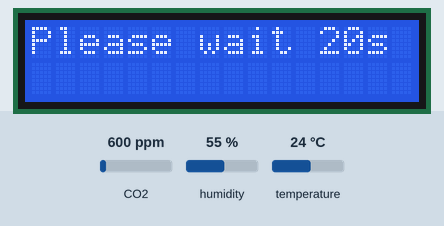
This sketch was run on a simulated ESP8266 (NodeMCU). Parts: 16×2 character LCD. The inputs (shaded band) are chosen by the test bench; at power-on: CO2 600 ppm, humidity 55 %, temperature 24 °C. WiFi joins after 1.5 s; servers stay silent unless stated; network time is answered at once with the bench clock; the local clock reads 2024-03-15 10:24:30 at power-on unless the sketch sets it; what the sketch prints to the serial monitor is not drawn.

Above: at 0.1 s.
At 20.1 s:
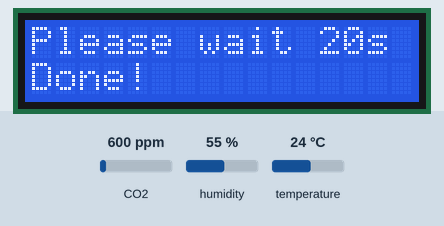
At 23.0 s:
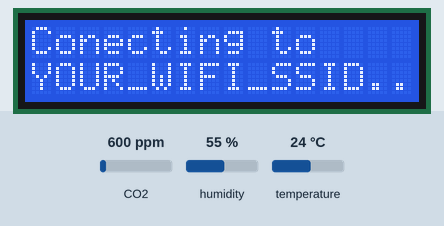
At 24.5 s:
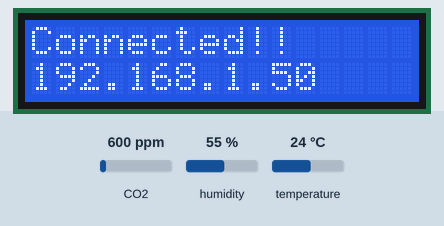
At 26.2 s:
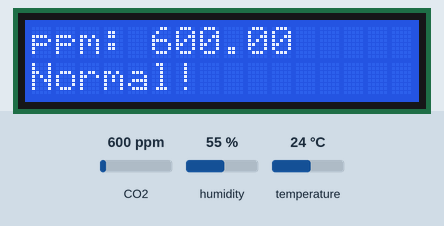

Measured:
- what the display in image 1 shows lasts 1.0 s, from 20.1 s to 21.1 s
- what the display in image 2 shows lasts 1.5 s, from 22.9 s to 24.4 s
- what the display in image 4 shows lasts 2.0 s, from 26.2 s to 28.2 s

The sketch:

AirQualityMonitor.ino
```cpp
//  Blynk IoT Connection Setup
#define BLYNK_TEMPLATE_ID "YOUR_DEVICE_BLYNK_TEMPLATE_ID"
#define BLYNK_TEMPLATE_NAME "YOUR_DEVICE_BLYNK_TEMPLATE_NAME"
#define BLYNK_AUTH_TOKEN "YOUR_DEVICE_BLYNK_AUTH_TOKEN"

#include <ESP8266WiFi.h>
#include <Firebase_ESP_Client.h>
#include <LiquidCrystal_I2C.h>
#include "MQ135.h"
#include <NTPClient.h>
#include <WiFiUdp.h>
#include "DHT.h"
#include <TimeLib.h>
#include <BlynkSimpleEsp8266.h>


//Provide the token generation process info.
#include "addons/TokenHelper.h"
//Provide the RTDB payload printing info and other helper functions.
#include "addons/RTDBHelper.h"

//  DHT11 Set up
#define DHT_PIN 12  // D6 on ESP8266
#define DHT_TYPE DHT11
DHT dht(DHT_PIN, DHT_TYPE);

//  MQ135 gasSensor Setup
const int ANALOGPIN = 0;
MQ135 gasSensor = MQ135(ANALOGPIN,237.97,88); //  237.97 (RZERO at clean outdoor air), 88 (Sensor On-board Resistance)


//  WiFi Setup

char ssid[] = "YOUR_WIFI_SSID";
char pass[] = "YOUR_WIFI_PASSWORD";


// Firebase Connection Setup
#define DATABASE_URL "YOUR_DATABASE_URL"
#define API_KEY "YOUR_WEB_API_KEY"

// Define Firebase Data Object
FirebaseData fbdo;
FirebaseAuth auth;
FirebaseConfig config;

//  Flag value to indicate time to
unsigned long sendDataPrevMillis = 0;
bool signupOK = false;

//  Database main path
String databasePath = "AQM/";

//  Database Child Path
String co2Path = "/CO2_ppm";
String timePath = "/time";

//  Database Parent Path
String parentPath;

//  Initialize firebase JSON Object for update
FirebaseJson json;

//  Define NTP Client to get time
WiFiUDP ntpUDP;
NTPClient timeClient(ntpUDP, "pool.ntp.org");

//  Variable to store current epoch time
int timestamp;

 //  LCD Screen Setup
  int lcdColumns = 16;  //  Width
  int lcdRows = 2;  //  Height

  //  LCD Address, Width and Height Setup
  LiquidCrystal_I2C lcd(0x27,lcdColumns,lcdRows);

void setup() {
  // put your setup code here, to run once:
  Serial.begin(9600);
  //  Initialize LCD
  lcd.init();
  //  Turn on LCD Backlight
  lcd.backlight();


  // Wait for Sensor to heat up
  lcd.setCursor(0,0);
  lcd.print("Please wait 20s ");
  delay(20000);
  lcd.setCursor(0,1);
  lcd.print("Done!");
  delay(1000);
  lcd.clear();
  //  Start BlynK

  Blynk.begin(BLYNK_AUTH_TOKEN,ssid,pass);

  //  Turn on DHT
  dht.begin();

  //  Initialize the time client
  timeClient.begin();


  //  Connect to Wifi
  wifiConnect();

  //  Initializing Connection to Firebase
  config.api_key = API_KEY;
  config.database_url = DATABASE_URL;

  /* Sign up */
if (Firebase.signUp(&config, &auth, "", "")){
  Serial.println("ok");
  signupOK = true;
}
else{
  Serial.printf("%s\n", config.signer.signupError.message.c_str());
}

 /* Assign the callback function for the long running token generation task */
  config.token_status_callback = tokenStatusCallback; //see addons/TokenHelper.h

  Firebase.begin(&config, &auth);
  Firebase.reconnectWiFi(true);
}

void loop() {

  // Run Blynk
  Blynk.run();
  //  Air Quality Evaluation MSG
  String msg = "";

  //  Database path update
  if(databasePath != "AQM/" +getDate()){
    databasePath = "AQM/" + getDate();
  }
  // Read temperature value from DHT11
  float t = dht.readTemperature();

  // Read Humidity value from DHT11
  float h = dht.readHumidity();

  if(isnan(t) || isnan(h)){
    Serial.println("Failed to read from DHT sensor!");
  }

  // Read corrected PPM with temperature and humidity value from DHT11
  // for accurate readings of CO2 PPM value
  float ppm = gasSensor.getCorrectedPPM(t,h);

  // Preparing JSON object for Firebase Upload
  if (Firebase.ready() && signupOK && (millis() - sendDataPrevMillis > 15000 || sendDataPrevMillis == 0)){
    timestamp = getTime();
    parentPath = databasePath + "/" + String(timestamp);

    // Create a JSON object to send to firebase
    json.set(co2Path.c_str(),String(ppm));
    json.set(timePath.c_str(),String(timeClient.getFormattedTime()));

    // Write the json data to firebase, display error if fail
    Serial.printf("Set json... %s\n", Firebase.RTDB.setJSON(&fbdo, parentPath.c_str(), &json) ? "ok" : fbdo.errorReason().c_str());
  }


  Serial.println("ppm: " + String(ppm));
  //  Displaying Corrected PPM level to LCD display
  //  and give feedbacks on air quality
  lcd.setCursor(0,0);
  lcd.print("ppm: " + String(ppm));

  lcd.setCursor(0,1);
  if(ppm<=400){
      msg += "Excellent!";

  } else{
    if(ppm<=1000){
      msg += "Normal!";
    } else{

      msg += "Dangerous!!";
    }
  }
  lcd.print(msg);
  sendDataToBlynk(t,h,ppm,msg);
  delay(2000);
  lcd.clear();
}

//  Connection to WiFi
void wifiConnect(){
  WiFi.begin(ssid,pass);
  lcd.setCursor(0, 0);
  lcd.print("Conecting to ");
  lcd.setCursor(0,1);
  lcd.print(ssid);
  lcd.print("...");

  int flag = 0;
  while(WiFi.status() != WL_CONNECTED){
    delay(1000);
    Serial.print(++flag);
    Serial.print(' ');
  }

  delay(1500);
  lcd.clear();
  lcd.setCursor(0,0);
  lcd.print("Connected!!");
  lcd.setCursor(0, 1);
  lcd.print(WiFi.localIP());
  delay(1500);
  lcd.clear();
}

//  Get Epoch Time
unsigned long getTime(){
  timeClient.update();
  return timeClient.getEpochTime();
}

//  Get Formatted Date to store in Firebase
String getDate(){
  timeClient.update();
  unsigned long time = timeClient.getEpochTime();
  char date[32];
  sprintf(date,"%02d %02d %02d", day(time),month(time),year(time));
  return date;
}

//  Write to Blynk IoT cloud device
void sendDataToBlynk(float t, float h, float ppm,String msg){
  Blynk.virtualWrite(V0,ppm);
  Blynk.virtualWrite(V1,t);
  Blynk.virtualWrite(V2,h);
  Blynk.virtualWrite(V3,msg);
}
```
